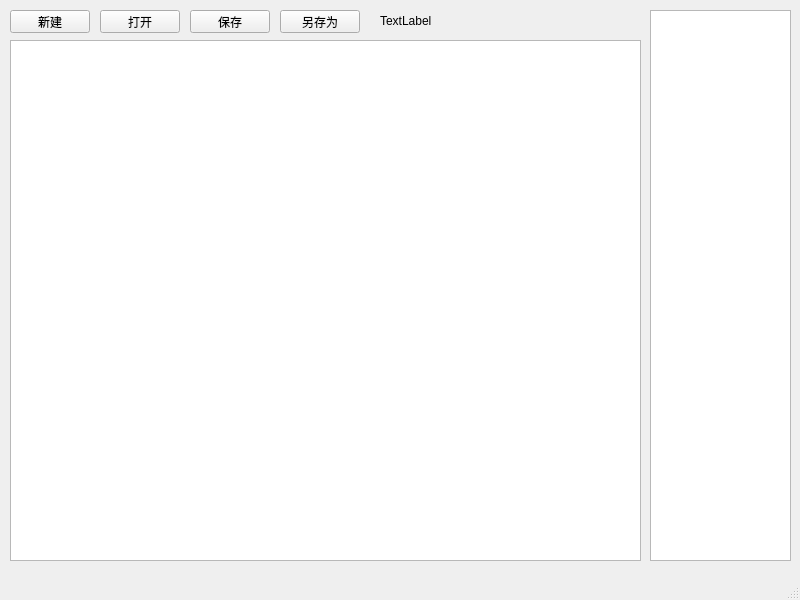
<?xml version="1.0" encoding="UTF-8"?>
<ui version="4.0">
 <class>MainWindow</class>
 <widget class="QMainWindow" name="MainWindow">
  <property name="geometry">
   <rect>
    <x>0</x>
    <y>0</y>
    <width>800</width>
    <height>600</height>
   </rect>
  </property>
  <property name="minimumSize">
   <size>
    <width>800</width>
    <height>600</height>
   </size>
  </property>
  <property name="windowTitle">
   <string>MainWindow</string>
  </property>
  <widget class="QWidget" name="centralwidget">
   <widget class="QListWidget" name="fileListWgt">
    <property name="geometry">
     <rect>
      <x>650</x>
      <y>10</y>
      <width>141</width>
      <height>551</height>
     </rect>
    </property>
   </widget>
   <widget class="QTextEdit" name="textEdit">
    <property name="geometry">
     <rect>
      <x>10</x>
      <y>40</y>
      <width>631</width>
      <height>521</height>
     </rect>
    </property>
   </widget>
   <widget class="QPushButton" name="newBtn">
    <property name="geometry">
     <rect>
      <x>10</x>
      <y>10</y>
      <width>80</width>
      <height>23</height>
     </rect>
    </property>
    <property name="text">
     <string>新建</string>
    </property>
   </widget>
   <widget class="QPushButton" name="openBtn">
    <property name="geometry">
     <rect>
      <x>100</x>
      <y>10</y>
      <width>80</width>
      <height>23</height>
     </rect>
    </property>
    <property name="text">
     <string>打开</string>
    </property>
   </widget>
   <widget class="QPushButton" name="saveBtn">
    <property name="geometry">
     <rect>
      <x>190</x>
      <y>10</y>
      <width>80</width>
      <height>23</height>
     </rect>
    </property>
    <property name="text">
     <string>保存</string>
    </property>
   </widget>
   <widget class="QLabel" name="statusLab">
    <property name="geometry">
     <rect>
      <x>380</x>
      <y>10</y>
      <width>111</width>
      <height>21</height>
     </rect>
    </property>
    <property name="text">
     <string>TextLabel</string>
    </property>
   </widget>
   <widget class="QPushButton" name="saveAsBtn">
    <property name="geometry">
     <rect>
      <x>280</x>
      <y>10</y>
      <width>80</width>
      <height>23</height>
     </rect>
    </property>
    <property name="text">
     <string>另存为</string>
    </property>
   </widget>
  </widget>
  <widget class="QMenuBar" name="menubar">
   <property name="geometry">
    <rect>
     <x>0</x>
     <y>0</y>
     <width>800</width>
     <height>20</height>
    </rect>
   </property>
  </widget>
  <widget class="QStatusBar" name="statusbar"/>
  <action name="actionopen">
   <property name="text">
    <string>New</string>
   </property>
  </action>
  <action name="actionNew"/>
 </widget>
 <resources/>
 <connections/>
</ui>
